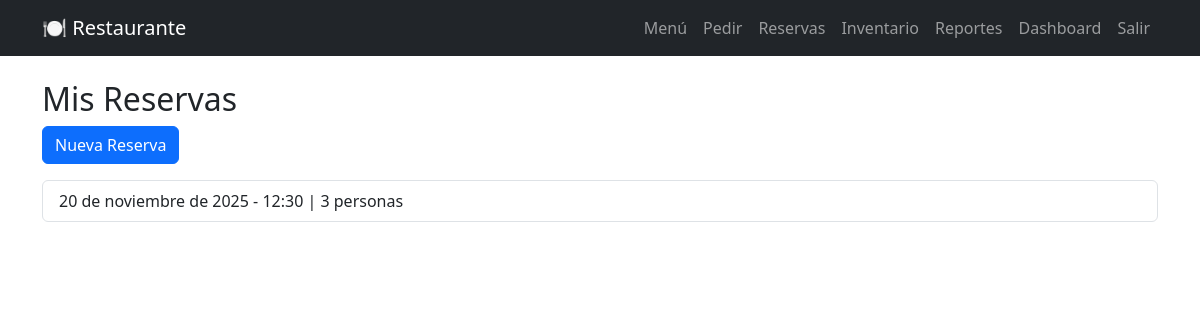
The app's page /reservations/ (signed in) with its own data.
### reservations/models.py (models this page shows, shortened)
class Reservation(models.Model):
    user = models.ForeignKey(User, on_delete=models.CASCADE)
    date = models.DateField()
    time = models.TimeField()
    persons = models.PositiveIntegerField(default=1)
    notes = models.TextField(blank=True)

### reservations/views.py (the view)
# urls.py: path("", views.reservation_list, name="list"),
@login_required
def reservation_list(request):
    reservations = Reservation.objects.filter(user=request.user)
    return render(request, "reservations/list.html", {"reservations": reservations})

### templates/reservations/list.html
{% extends "base.html" %}
{% block content %}
<h2>Mis Reservas</h2>
<a class="btn btn-primary" href="/reservations/create/">Nueva Reserva</a>
<ul class="list-group mt-3">
    {% for r in reservations %}
    <li class="list-group-item">
        {{ r.date }} - {{ r.time }} | {{ r.persons }} personas
    </li>
    {% endfor %}
</ul>
{% endblock %}

### records on screen
Reservation: date "20 de noviembre de 2025", time "12:30", persons "3"
